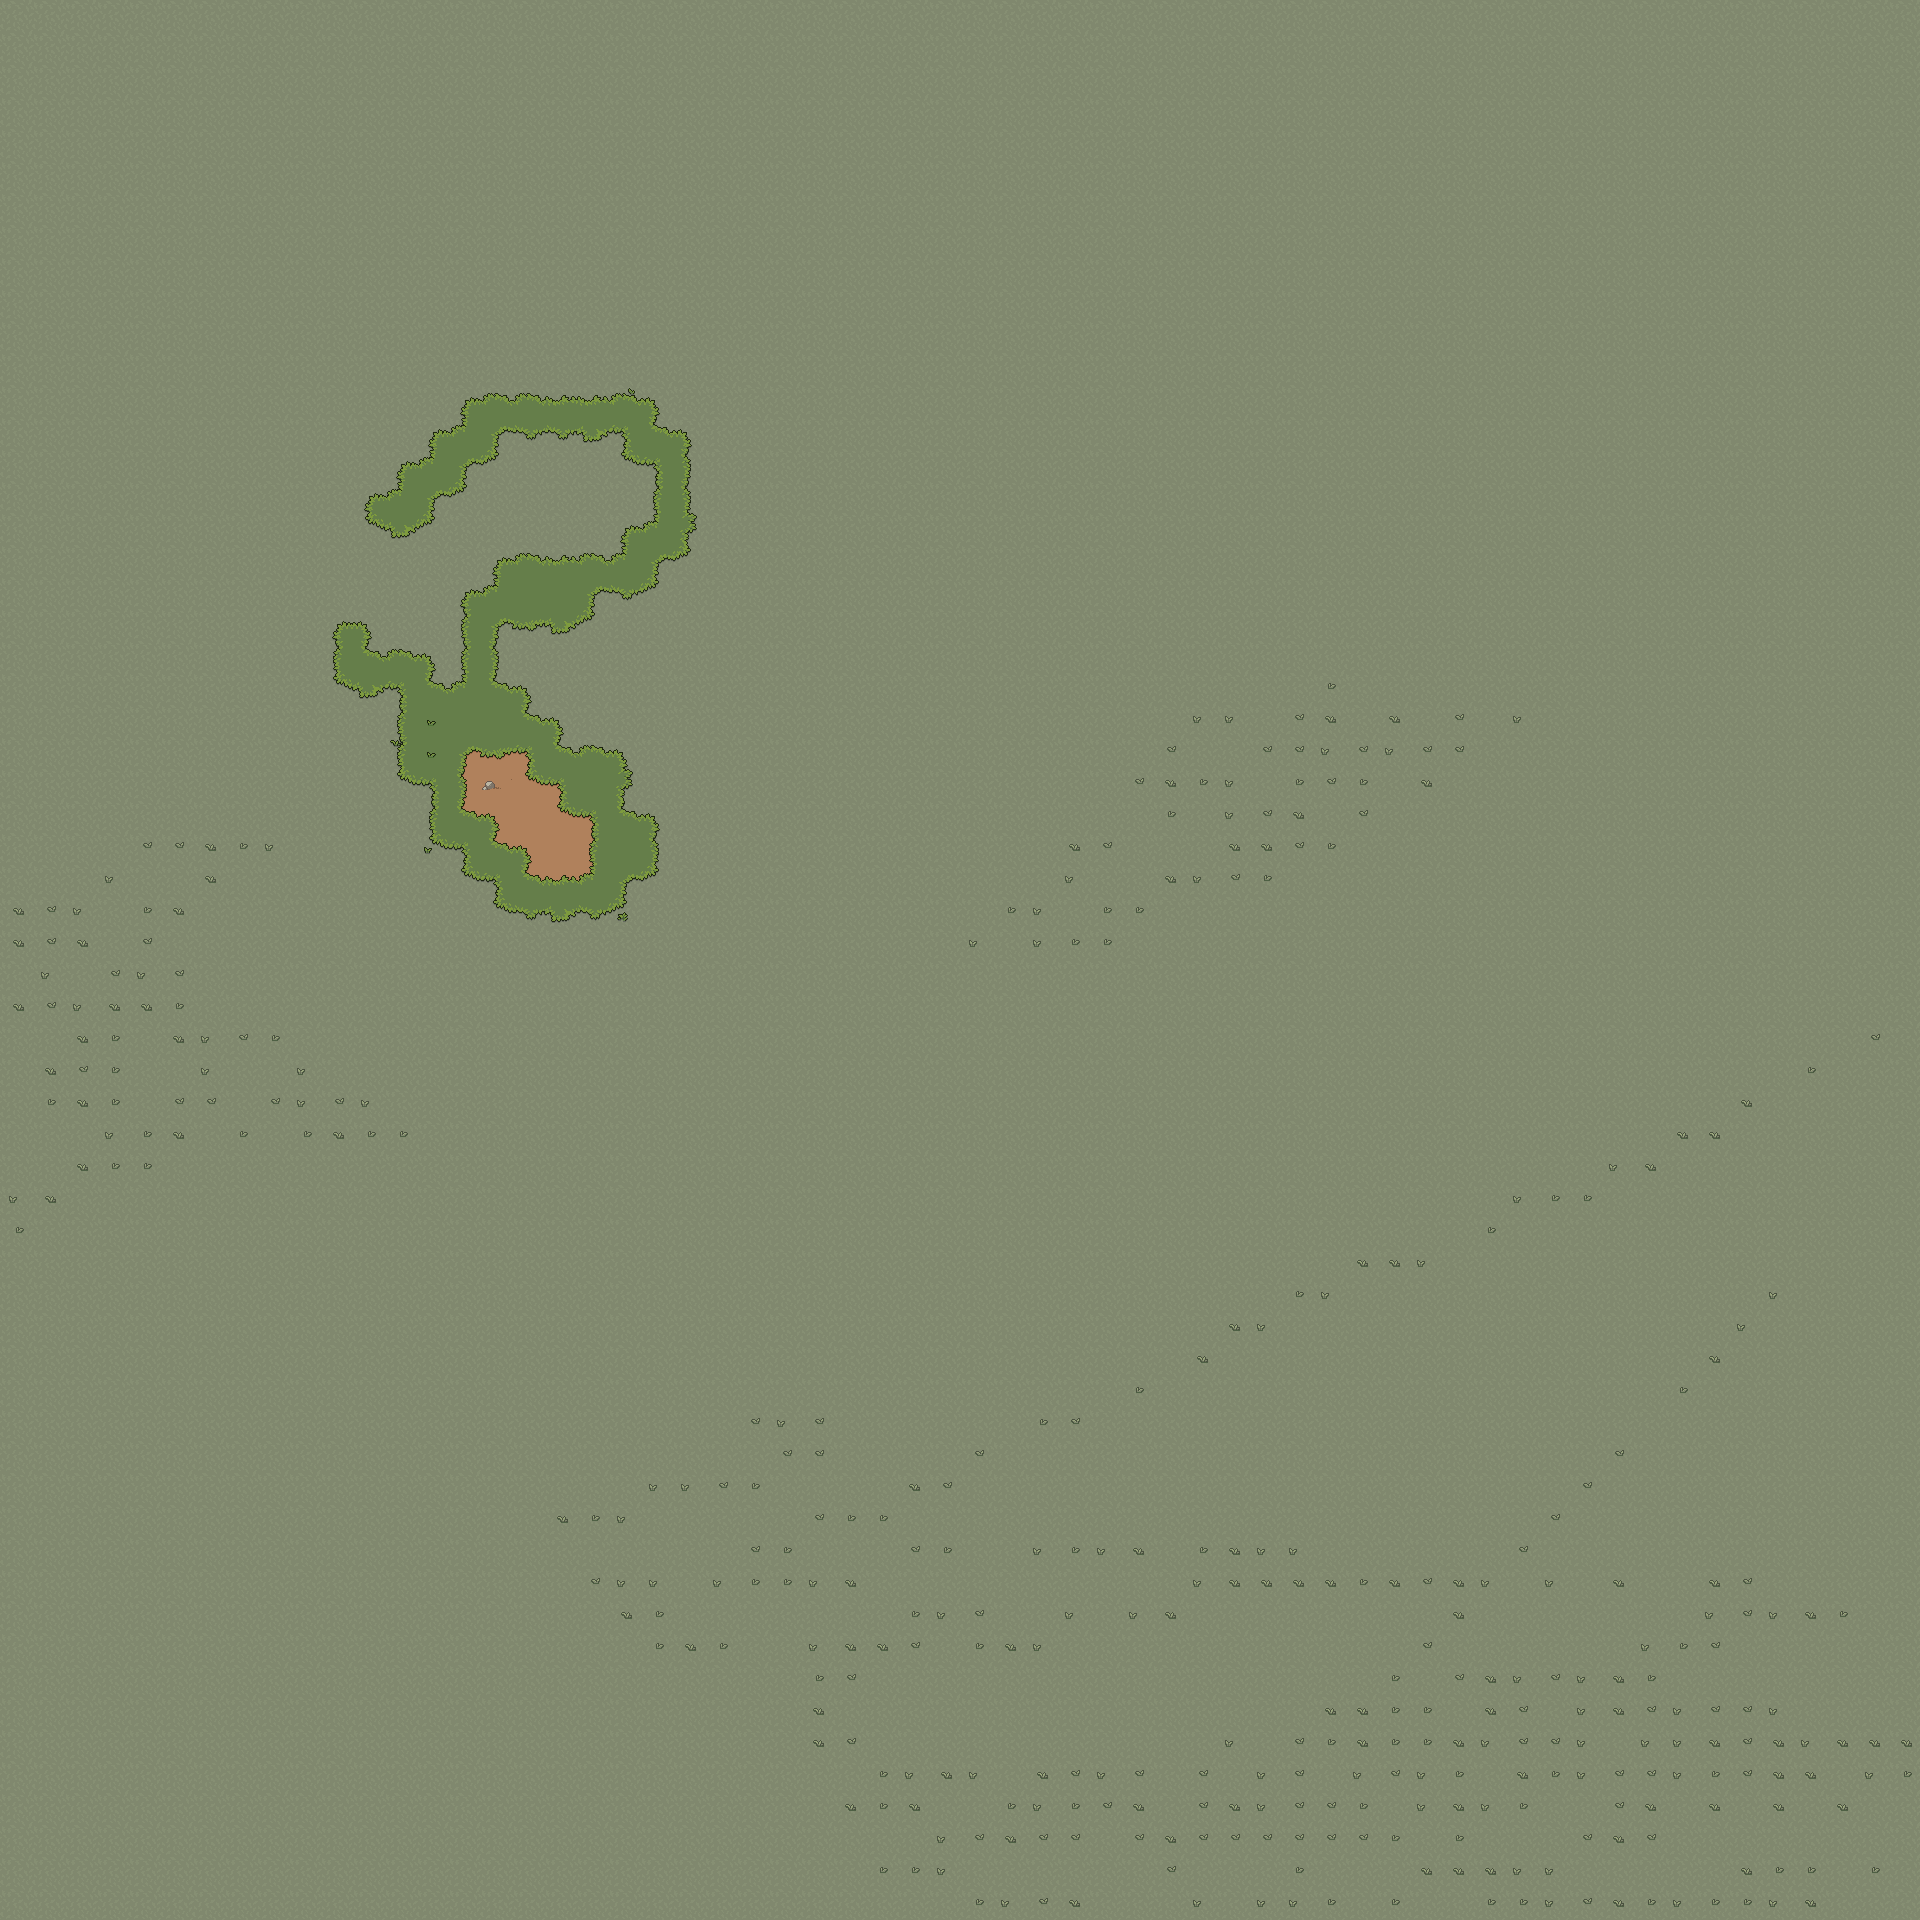

This is a level from a 2D game, rendered from its Tiled map with the project's own tilesets. A one-line summary and the map file follow, with tile-layer data summarised:
An orthogonal 60x60 tile map with 32x32 px tiles, 2 tile layers (Tile Layer 1, Tile Layer 2), 3 tilesets.

<map version="1.5" tiledversion="1.7.2" orientation="orthogonal" renderorder="right-down" width="60" height="60" tilewidth="32" tileheight="32" infinite="0" nextlayerid="4" nextobjectid="1">
 <tileset firstgid="1" source="../../Assets/floor test.tsx" />
 <tileset firstgid="1345" source="../../../../../tilesets/gather_terrains_3.x.tsx" />
 <tileset firstgid="9185" source="../../../../custom (internal)/Hekkaton/DA Maps/DA tiles.tsx" />
 <layer id="1" name="Tile Layer 1" width="60" height="60">
  <data>[3600 cells, 3600 non-empty, 5 distinct tile ids]</data>
 </layer>
 <layer id="2" name="Tile Layer 2" width="60" height="60">
  <data>[3600 cells, 119 non-empty, 34 distinct tile ids]</data>
 </layer>
</map>
